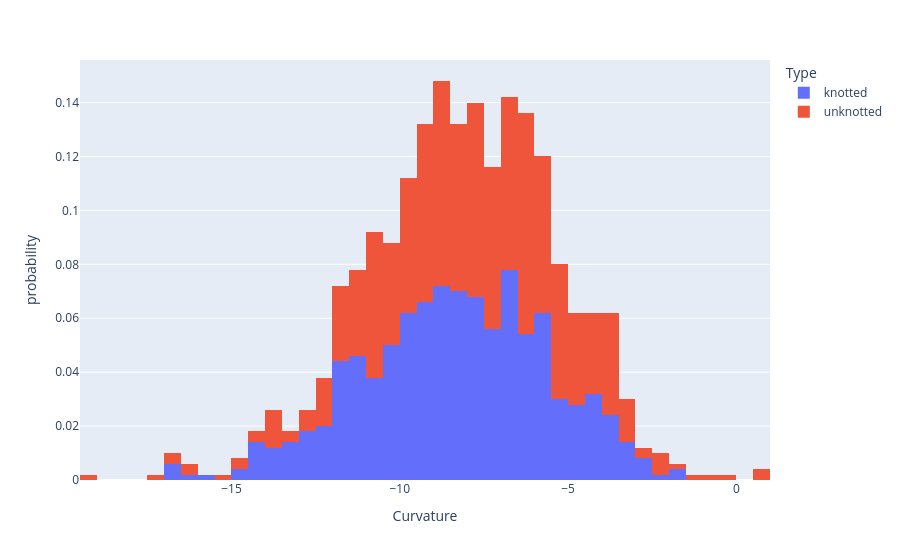

Here is the notebook cell this chart was saved with:
### Code cell
import plotly.express as px
px.histogram(df, x='Curvature', color = 'Type', histnorm='probability')

### Figure 1 — Plotly figure (JSON) as saved in the notebook; plotly's stock layout.template omitted (floating-point values rounded to 4 significant figures; data arrays with more than 128 entries replaced by an {"elided": "..."} marker saying what was removed)
{"data": [{"alignmentgroup": "True", "bingroup": "x", "histnorm": "probability", "hovertemplate": "Type=knotted<br>Curvature=%{x}<br>probability=%{y}<extra></extra>", "legendgroup": "knotted", "marker": {"color": "#636efa", "pattern": {"shape": ""}}, "name": "knotted", "offsetgroup": "knotted", "orientation": "v", "showlegend": true, "type": "histogram", "x": {"elided": "500 float values"}, "xaxis": "x", "yaxis": "y"}, {"alignmentgroup": "True", "bingroup": "x", "histnorm": "probability", "hovertemplate": "Type=unknotted<br>Curvature=%{x}<br>probability=%{y}<extra></extra>", "legendgroup": "unknotted", "marker": {"color": "#EF553B", "pattern": {"shape": ""}}, "name": "unknotted", "offsetgroup": "unknotted", "orientation": "v", "showlegend": true, "type": "histogram", "x": {"elided": "500 float values"}, "xaxis": "x", "yaxis": "y"}], "layout": {"autosize": true, "barmode": "relative", "legend": {"title": {"text": "Type"}, "tracegroupgap": 0}, "margin": {"t": 60}, "xaxis": {"anchor": "y", "autorange": true, "domain": [0, 1], "range": [-19.5, 1], "title": {"text": "Curvature"}, "type": "linear"}, "yaxis": {"anchor": "x", "autorange": true, "domain": [0, 1], "range": [0, 0.1558], "title": {"text": "probability"}}}}
